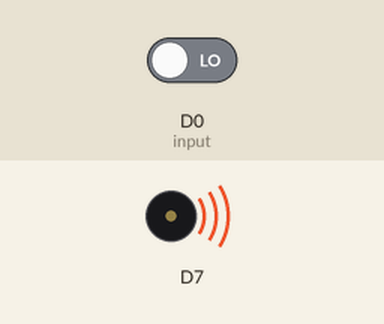
Simulated run of this program. Board: CircuitPython board. On the bench: buzzer (waves = sounding). Inputs (shaded band) come from the test bench; at power-on: D0 (input) LOW.

Above: at 0.15 s.
At 9.32 s:
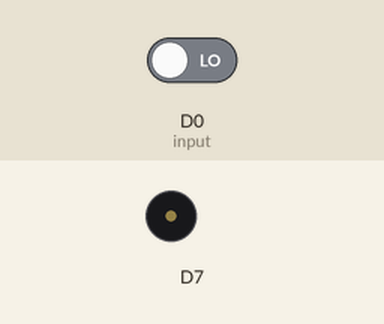
Timing chart, 0 to 13.0 s (numbered marks = the images above):
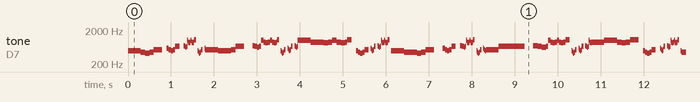

The program:

input_melody_speed.py
```python
"""
Description:
    Plays Mozart - Rondo Alla Turca on the buzzer, use the button to control the speed (see https://pages.mtu.edu/~suits/notefreqs.html and https://www.youtube.com/watch?v=aynfMtX0fiY)
Cable Connections:
    Buzzer Vcc -> 3V3
    Buzzer Gnd -> GND
    Buzzer I/O -> D7
    Button + -> 3V3
    Button - -> GND
    Button S -> D0
"""
import board
import simpleio
import time
from digitalio import DigitalInOut, Direction

melody = [(493.88, 1.0), (440, 1.0), (415.30, 1.0), (440, 1.0), (523.25, 2.0), (-1, 2.0), (587.33, 1.0),(523.25, 1.0),(493.88, 1.0),(523.25, 1.0),(659.25, 2.0),(-1, 2.0),(698.46, 1.0),(659.25, 1.0),(622.25, 1.0),(659.25, 1.0), (987.77, 1.0),(880.00, 1.0),(830.61, 1.0),(880.00, 1.0), (987.77, 1.0),(880.00, 1.0),(830.61, 1.0),(880.00, 1.0), (1046.50, 2.0), (-1, 2.0),]

#different speed values, feel free to change these
speed = [0.3, 0.1, 0.05, 0.02]
currentSpeed = 0 % len(speed)

#change this to true for different sensors
activeState = False

# blackout period where we are ignoring the input signal
blackout = 0.5


# Set the D0 pin up to read from the sensor
input = DigitalInOut(board.D0)
input.direction = Direction.INPUT

while True:

    for note, duration in melody:

        multiplier = speed[currentSpeed]
        blackout += multiplier*duration

        if note >= 0:
            simpleio.tone(board.D7, note, duration=multiplier*duration)
        else:
            time.sleep(multiplier*duration)

        if input.value == activeState and blackout >= 0.5:
            #wrap around array using mod (%)
            currentSpeed = (currentSpeed+1) % len(speed)
            blackout = 0
            
```

Measured:
- by itself, tone on D7: plays 493 Hz for 0.30 s, 440 Hz for 0.10 s, 415 Hz for 0.10 s, 440 Hz for 0.10 s, 523 Hz for 0.20 s, 587 Hz for 0.05 s … (1794 notes in this stretch)
